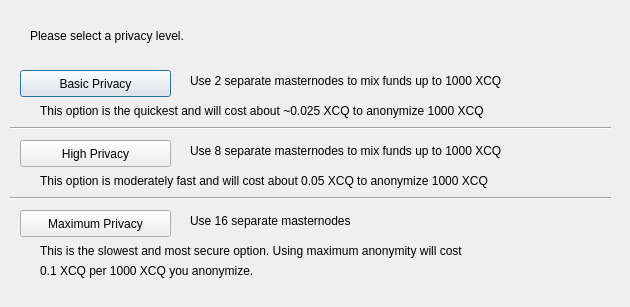
<?xml version="1.0" encoding="UTF-8"?>
<ui version="4.0">
 <class>DarksendConfig</class>
 <widget class="QDialog" name="DarksendConfig">
  <property name="geometry">
   <rect>
    <x>0</x>
    <y>0</y>
    <width>630</width>
    <height>307</height>
   </rect>
  </property>
  <property name="windowTitle">
   <string>Configure PrivateSend</string>
  </property>
  <widget class="QPushButton" name="buttonBasic">
   <property name="geometry">
    <rect>
     <x>20</x>
     <y>70</y>
     <width>151</width>
     <height>27</height>
    </rect>
   </property>
   <property name="text">
    <string>Basic Privacy</string>
   </property>
  </widget>
  <widget class="QPushButton" name="buttonHigh">
   <property name="geometry">
    <rect>
     <x>20</x>
     <y>140</y>
     <width>151</width>
     <height>27</height>
    </rect>
   </property>
   <property name="text">
    <string>High Privacy</string>
   </property>
  </widget>
  <widget class="QPushButton" name="buttonMax">
   <property name="geometry">
    <rect>
     <x>20</x>
     <y>210</y>
     <width>151</width>
     <height>27</height>
    </rect>
   </property>
   <property name="text">
    <string>Maximum Privacy</string>
   </property>
  </widget>
  <widget class="QLabel" name="label">
   <property name="geometry">
    <rect>
     <x>30</x>
     <y>20</y>
     <width>571</width>
     <height>31</height>
    </rect>
   </property>
   <property name="text">
    <string>Please select a privacy level.</string>
   </property>
  </widget>
  <widget class="QLabel" name="label_2">
   <property name="geometry">
    <rect>
     <x>190</x>
     <y>70</y>
     <width>421</width>
     <height>21</height>
    </rect>
   </property>
   <property name="text">
    <string>Use 2 separate masternodes to mix funds up to 1000 XCQ</string>
   </property>
  </widget>
  <widget class="QLabel" name="label_3">
   <property name="geometry">
    <rect>
     <x>190</x>
     <y>140</y>
     <width>411</width>
     <height>21</height>
    </rect>
   </property>
   <property name="text">
    <string>Use 8 separate masternodes to mix funds up to 1000 XCQ</string>
   </property>
  </widget>
  <widget class="QLabel" name="label_4">
   <property name="geometry">
    <rect>
     <x>190</x>
     <y>210</y>
     <width>421</width>
     <height>21</height>
    </rect>
   </property>
   <property name="text">
    <string>Use 16 separate masternodes</string>
   </property>
  </widget>
  <widget class="QLabel" name="label_6">
   <property name="geometry">
    <rect>
     <x>40</x>
     <y>100</y>
     <width>561</width>
     <height>21</height>
    </rect>
   </property>
   <property name="text">
    <string>This option is the quickest and will cost about ~0.025 XCQ to anonymize 1000 XCQ</string>
   </property>
  </widget>
  <widget class="QLabel" name="label_7">
   <property name="geometry">
    <rect>
     <x>40</x>
     <y>170</y>
     <width>561</width>
     <height>21</height>
    </rect>
   </property>
   <property name="text">
    <string>This option is moderately fast and will cost about 0.05 XCQ to anonymize 1000 XCQ</string>
   </property>
  </widget>
  <widget class="QLabel" name="label_8">
   <property name="geometry">
    <rect>
     <x>40</x>
     <y>240</y>
     <width>561</width>
     <height>21</height>
    </rect>
   </property>
   <property name="text">
    <string>This is the slowest and most secure option. Using maximum anonymity will cost</string>
   </property>
  </widget>
  <widget class="QLabel" name="label_9">
   <property name="geometry">
    <rect>
     <x>40</x>
     <y>260</y>
     <width>561</width>
     <height>21</height>
    </rect>
   </property>
   <property name="text">
    <string>0.1 XCQ per 1000 XCQ you anonymize.</string>
   </property>
  </widget>
  <widget class="Line" name="line">
   <property name="geometry">
    <rect>
     <x>10</x>
     <y>120</y>
     <width>601</width>
     <height>16</height>
    </rect>
   </property>
   <property name="orientation">
    <enum>Qt::Horizontal</enum>
   </property>
  </widget>
  <widget class="Line" name="line_2">
   <property name="geometry">
    <rect>
     <x>10</x>
     <y>190</y>
     <width>601</width>
     <height>16</height>
    </rect>
   </property>
   <property name="orientation">
    <enum>Qt::Horizontal</enum>
   </property>
  </widget>
 </widget>
 <resources/>
 <connections/>
</ui>
